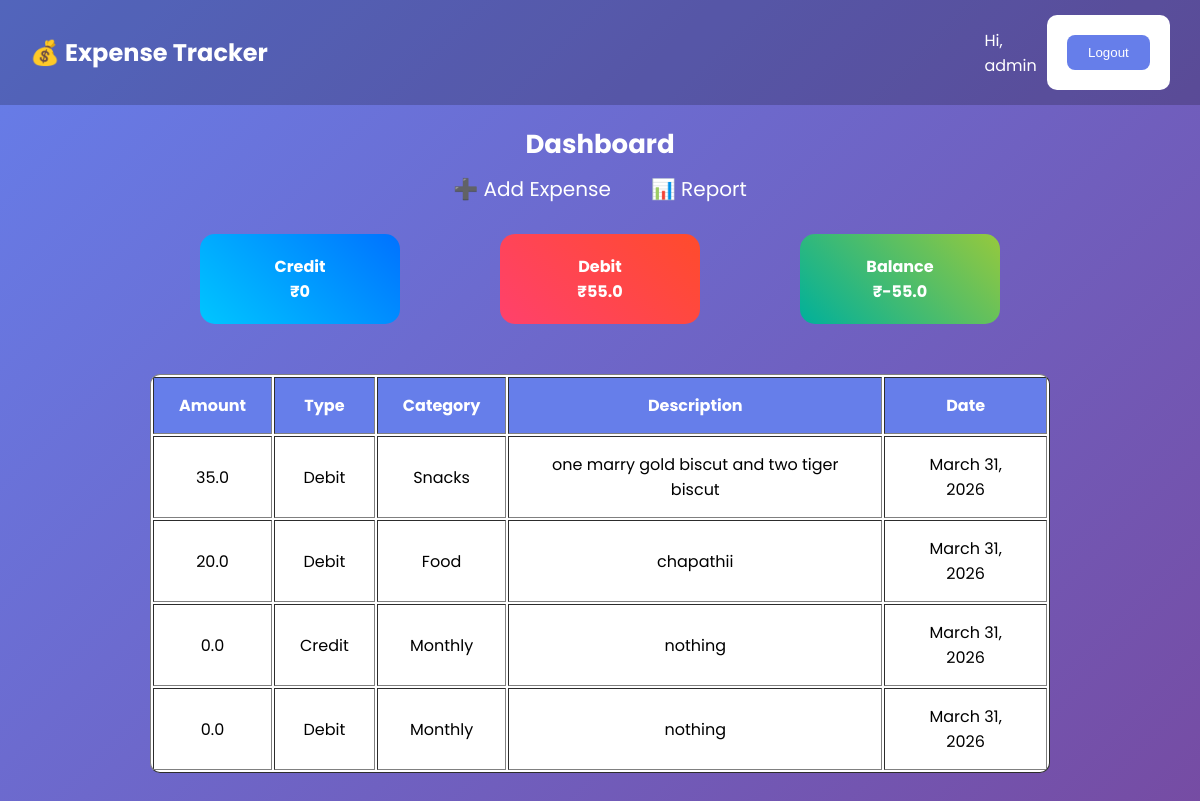
The app's page / (signed in) with its own data.
### tracker/models.py (models this page shows, shortened)
class Transaction(models.Model):
    TYPE = (
        ('Credit', 'Credit'),
        ('Debit', 'Debit'),
    )
    CATEGORY = (
        ('Grocery', 'Grocery'),
        ('Snacks', 'Snacks'),
        ('Food', 'Food'),
        ('Travel', 'Travel'),
        ('Recharge', 'Recharge'),
        ('Monthly', 'Monthly'),
    )
    user = models.ForeignKey(User, on_delete=models.CASCADE)
    amount = models.FloatField()
    type = models.CharField(max_length=10, choices=TYPE)
    category = models.CharField(max_length=20, choices=CATEGORY)
    description = models.TextField()
    date = models.DateField()

### tracker/views.py (the view)
# urls.py: path('', views.dashboard),
@login_required
def dashboard(request):
    data = Transaction.objects.filter(user=request.user)
    credit = data.filter(type='Credit').aggregate(
        Sum('amount'))['amount__sum'] or 0
    debit = data.filter(type='Debit').aggregate(
        Sum('amount'))['amount__sum'] or 0
    return render(request, 'dashboard.html', {
        'transactions': data,
        'credit': credit,
        'debit': debit,
        'balance': credit - debit
    })

### templates/dashboard.html (shortened to what this page needs)
{% extends 'base.html' %}
{% block content %}
  <!DOCTYPE html>
  <html lang="en">
    <head>
    </head>
    <body>
      <main>
        <h2 style="text-align: center; font-size: 26px;">Dashboard</h2>
        <div class="link">
          <a href="/add/">➕ Add Expense</a>
          <a href="/report/">📊 Report</a>
        </div>
        <div class="cards">
          <div>
            Credit<br />₹{{ credit }}
          </div>
          <div>
            Debit<br />₹{{ debit }}
          </div>
          <div>
            Balance<br />₹{{ balance }}
          </div>
        </div>
        <table border="1px" class="table">
          <tr>
            <th>Amount</th>
            <th>Type</th>
            <th>Category</th>
            <th>Description</th>
            <th>Date</th>
          </tr>
          {% for t in transactions %}
            <tr>
              <td>{{ t.amount }}</td>
              <td>{{ t.type }}</td>
              <td>{{ t.category }}</td>
              <td>{{ t.description }}</td>
              <td>{{ t.date }}</td>
            </tr>
          {% endfor %}
        </table>
      </main>
    </body>
  </html>
{% endblock %}

### templates/base.html (shortened to what this page needs)
<!DOCTYPE html>
<html lang="en">
<head>
    <link rel="stylesheet" href="/static/css/style.css">
</head>
<body>
    <div class="navbar">
        <h2 style="text-align: center;">💰 Expense Tracker</h2>
        <div class="nav-right">
            <span>Hi, {{ request.user.username }}</span>
            <form action="/accounts/logout/" method="POST">
                <button >Logout</button>
            </form>
        </div>
    </div>
    <div class="container">
        {% block content %}{% endblock %}
    </div>
</body>
</html>

### static/style.css (style rules this page uses)
* { margin: 0; padding: 0; box-sizing: border-box; }
body { font-family: 'Poppins', sans-serif; background: linear-gradient(135deg, #667eea, #764ba2); color: white; min-height: 100vh; }
.navbar { display: flex; justify-content: space-between; align-items: center; padding: 15px 30px; background: rgba(0,0,0,0.2); }
.nav-right { display: flex; align-items: center; gap: 10px; }
.container { padding: 20px; display: flex; flex-direction: column; align-items: center; }
.cards { display: flex; gap: 15px; flex-wrap: wrap; justify-content: center; margin: 20px 0; }
.cards div { width: 200px; padding: 20px; border-radius: 15px; text-align: center; color: white; }
.cards div:nth-child(1) { background: linear-gradient(45deg, #00c6ff, #0072ff); }
.cards div:nth-child(2) { background: linear-gradient(45deg, #ff416c, #ff4b2b); }
.cards div:nth-child(3) { background: linear-gradient(45deg, #00b09b, #96c93d); }
table { width: 100%; max-width: 900px; background: white; color: black; border-radius: 10px; overflow: hidden; }
th { background: #667eea; color: white; padding: 10px; }
td { padding: 10px; text-align: center; }
form { width: 100%; max-width: 400px; background: white; color: black; padding: 20px; border-radius: 10px; }
button { width: 100%; padding: 10px; border: none; background: #667eea; color: white; border-radius: 8px; }
a { color: white; text-decoration: none; margin: 10px; }

### templates/dashboard.html (style rules this page uses)
.table { margin: 50px; width: 90%; }
th, td { padding: 15px 25px; }
.cards { margin-top: 20px; display: flex; justify-content: center; gap: 100px; position: relative; margin-bottom: 30px; font-weight: bolder; }
.link { display: flex; justify-content: center; align-items: center; gap: 20px; font-size: 20px; }

### records on screen
Transaction: amount "35.0", type "Debit", category "Snacks", description "one marry gold biscut and two tiger biscut", date "March 31, 2026"
Transaction: amount "20.0", type "Debit", category "Food", description "chapathii", date "March 31, 2026"
Transaction: amount "0.0", type "Credit", category "Monthly", description "nothing", date "March 31, 2026"
Transaction: amount "0.0", type "Debit", category "Monthly", description "nothing", date "March 31, 2026"

### other values on screen
{{ request.user.username }} "admin"
{{ credit }} "0"
{{ debit }} "55.0"
{{ balance }} "-55.0"
